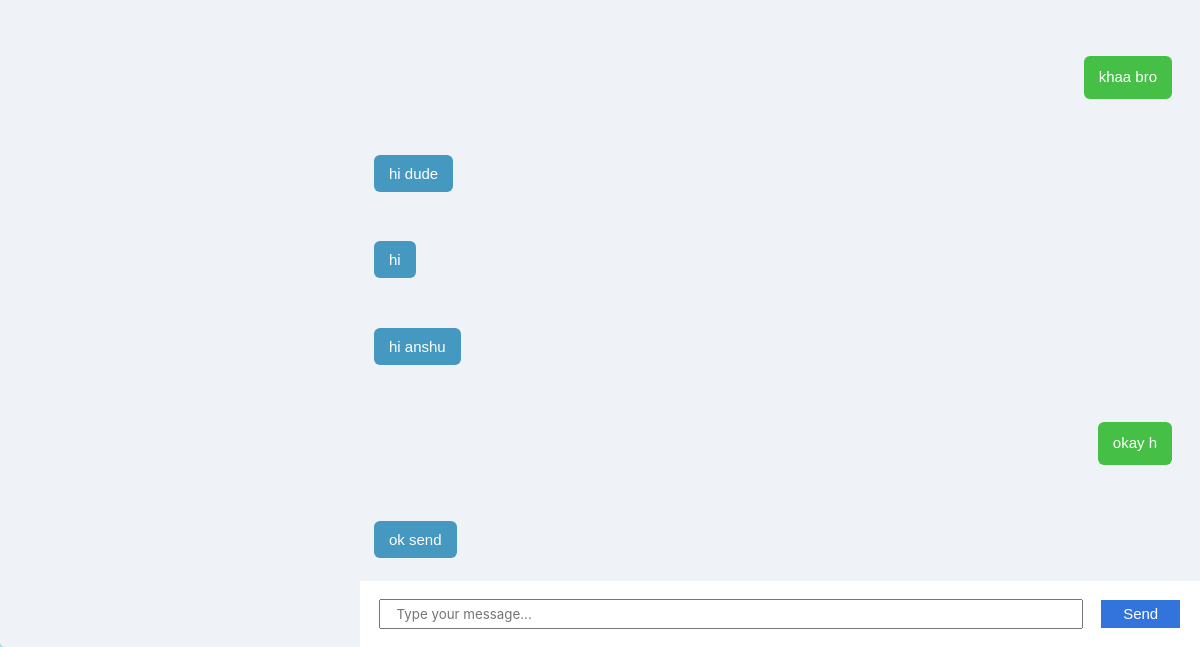
Before: /chat/chats/mychats (signed in, lower part) with the older database file.
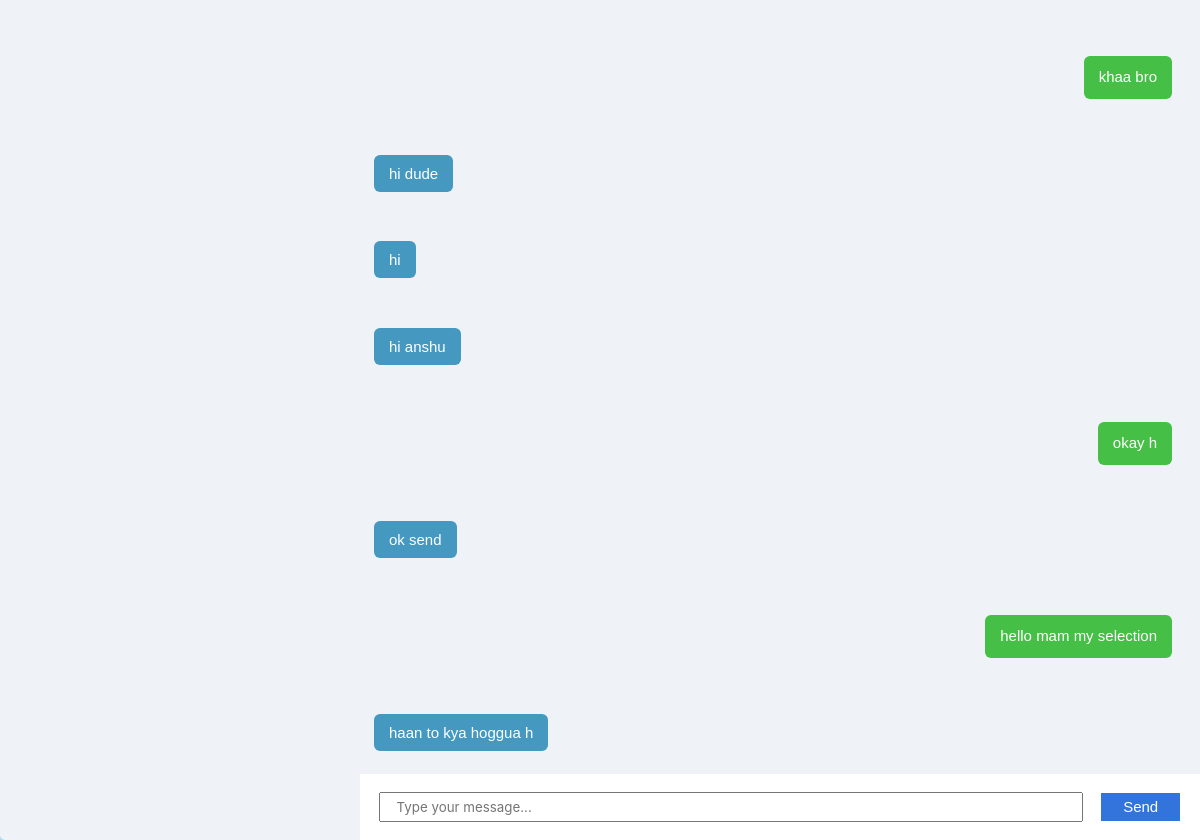
After: the same page with the newer database file.
### chatapp/models.py (models this page shows, shortened)
class TrackingModel(models.Model):
    created_at = models.DateTimeField(auto_now_add=True)
    updated_at = models.DateTimeField(auto_now=True)
    class Meta:
        abstract = True

class Message(TrackingModel):
    thread = models.ForeignKey(Thread, on_delete=models.CASCADE)
    sender = models.ForeignKey('auth.User', on_delete=models.CASCADE)
    text = models.TextField(blank=False, null=False)

### chatapp/views.py (the view)
# urls.py: path('chats/mychats',mychats,name="mychats"),
def mychats(request):
    print("hua")
    if request.session.get('username', None):
        user_main = get_object_or_404(User, username=request.user)
        user1=user_main
        mychats=[]
        threads=Thread.objects.filter(users=user1)
        for i in threads:
            print(i.users.all())
            for j in i.users.all().exclude(email=user1.email):
                mychats.append(j)
                print(j.first_name,j.last_name)
        user2=mychats[0]
        threads=SplitThread(user1,user2)
        if threads:
            thread=Thread.objects.filter(name=threads.name).first()
            chats=Message.objects.filter(thread=thread)
            for i in chats:
                print(i.sender)
                if (i.sender.email==user2.email):
                    print("my chats")
                    print(i.text)
            return render(request,"chatapp/mychats.html",{'chatuser':user2.email,'ourchats':chats,'user':user_main.email,'others_chats':mychats})

### chatapp/views.py (called while the page is built)
def SplitThread(user1,user2):
        threads=Thread.objects.filter(thread_type ='personal')
        print(user1.id,user2.id)
        threads=threads.filter(users__in=[user1.id,user2.id]).distinct()
        threads=threads.annotate(u_count=Count('users')).filter(u_count=2)
        user11en=len(str(user1.id))
        user2len=len(str(user2.id))
        for i in threads:
            print(i.name[:user11en],user1.id,"---------", i.name[-user2len:],user2.id)
            if (int(i.name[:user11en])==user1.id and int(i.name[-user2len:])==user2.id) or (int(i.name[:user11en])==user2.id and int(i.name[-user2len:])==user1.id):
                return i

### templates/chatapp/mychats.html (shortened to what this page needs)
{% extends "layout.html" %} {% load static %}
        {% block css %}
		<link rel="stylesheet" href="{% static 'css/chatapp/mychats.css' %}" />
        <link rel="stylesheet" href="{% static 'css/chatapp/chatapp.css' %}" />
		<link rel="stylesheet" href="https://use.fontawesome.com/releases/v5.5.0/css/all.css">
		<link rel="stylesheet" type="text/css" href="https://cdnjs.cloudflare.com/ajax/libs/malihu-custom-scrollbar-plugin/3.1.5/jquery.mCustomScrollbar.min.css">
		{% endblock %}
	{% block body %}
    <div id="container">
        <main>
            <div class="msg_container chat_msg" id="chat-log">
				{% for i in ourchats %}
				{% if i.sender.email == chatuser %}
				<div class="right_msg">
					<span>{{i.text}} </span>
				</div>
				{% else %}
				<div class="left_msg">
					<span>{{i.text}}</span>
				</div>
				{% endif %}
				{% endfor %}
			</div>
			<div class="send_div chat_send_div">
				<div class="input_div">
					<input type="text" id="chat-message-input"  placeholder="Type your message..."/>
				</div>
				<div class="btn_div" id="chat-message-submit">
					<span >Send</span>
				</div>
			</div>
        </main>
    </div>
{% endblock %}

Changed rows visible on the page:
added Message: text "hello mam my selection"
added Message: text "haan to kya hoggua h"
